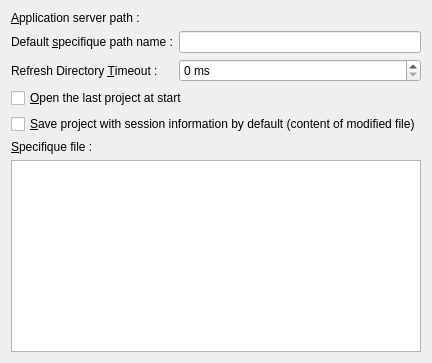
     <widget class="QWidget" name="m_project" >
      <layout class="QVBoxLayout" name="verticalLayout" >
       <item>
        <layout class="QFormLayout" name="formLayout_2" >
         <item row="0" column="0" >
          <widget class="QLabel" name="label_2" >
           <property name="text" >
            <string>&amp;Application server path :</string>
           </property>
           <property name="buddy" >
            <cstring>m_projectPathLineEdit</cstring>
           </property>
          </widget>
         </item>
         <item row="0" column="1" >
          <widget class="DirectoryEditWidget" native="1" name="m_projectPathLineEdit" >
           <property name="focusPolicy" >
            <enum>Qt::TabFocus</enum>
           </property>
           <property name="whatsThis" >
            <string>&lt;p>This the path where the save dialog must be opened when you create a new project.&lt;/p>
&lt;p>&lt;i>As the author set the project path to the Application Server path, this path is now the project path. You can safely use another path, but in &lt;i>New Project Wizard&lt;/i>, the Application Server path would be wrong.&lt;/i>&lt;/p></string>
           </property>
          </widget>
         </item>
         <item row="1" column="0" >
          <widget class="QLabel" name="label_11" >
           <property name="text" >
            <string>Default &amp;specifique path name :</string>
           </property>
           <property name="buddy" >
            <cstring>m_lineEditDefaultProjectPathName</cstring>
           </property>
          </widget>
         </item>
         <item row="1" column="1" >
          <widget class="QLineEdit" name="m_lineEditDefaultProjectPathName" >
           <property name="whatsThis" >
            <string>&lt;p>This is the path where derivated files are stored in derivated project mode.&lt;/p>
&lt;p>&lt;i>In &lt;b>Generix&lt;/b>, this is a sub-directory of langue/fra/nav/&lt;/i>&lt;/p></string>
           </property>
          </widget>
         </item>
         <item row="2" column="0" >
          <widget class="QLabel" name="label_20" >
           <property name="text" >
            <string>Refresh Directory &amp;Timeout :</string>
           </property>
           <property name="buddy" >
            <cstring>m_refreshProjectTimoutSpinBox</cstring>
           </property>
          </widget>
         </item>
         <item row="2" column="1" >
          <widget class="QSpinBox" name="m_refreshProjectTimoutSpinBox" >
           <property name="whatsThis" >
            <string>Timeout before the directory view is reloaded with your filter.</string>
           </property>
           <property name="suffix" >
            <string> ms</string>
           </property>
           <property name="minimum" >
            <number>0</number>
           </property>
           <property name="maximum" >
            <number>10000</number>
           </property>
           <property name="singleStep" >
            <number>10</number>
           </property>
          </widget>
         </item>
        </layout>
       </item>
       <item>
        <widget class="QCheckBox" name="m_openLastProjectCheckBox" >
         <property name="whatsThis" >
          <string>Open the last opened project (&lt;i>if any, it's the opened project when &lt;b>XINX&lt;/b> is closed&lt;/i>), when &lt;b>XINX&lt;/b> is started.</string>
         </property>
         <property name="text" >
          <string>&amp;Open the last project at start</string>
         </property>
        </widget>
       </item>
       <item>
        <widget class="QCheckBox" name="m_saveSessionCheckBox" >
         <property name="whatsThis" >
          <string>&lt;p>This define the default way to close the project.&lt;/p>
&lt;p>If checked, when the project, or the application is closed informations about unsaved files are stored in a session file.&lt;/p>
&lt;p>Else, the XINX ask the user about unsaved file.&lt;/p>
&lt;p/>
&lt;p>&lt;i>In case of crash &lt;b>XINX&lt;/b> save the project in session mode automatically.&lt;/i>&lt;/p></string>
         </property>
         <property name="text" >
          <string>&amp;Save project with session information by default (content of modified file)</string>
         </property>
        </widget>
       </item>
       <item>
        <widget class="QLabel" name="label_16" >
         <property name="text" >
          <string>&amp;Specifique file :</string>
         </property>
         <property name="buddy" >
          <cstring>m_specifiqueTableView</cstring>
         </property>
        </widget>
       </item>
       <item>
        <widget class="QTableView" name="m_specifiqueTableView" >
         <property name="whatsThis" >
          <string>For each type of files, you can choose a sub-directory of the default specifique path name (ie. &lt;i>langue/fra/nav/projet/js&lt;/i>). You can choose if the type of file can be Specifique or not. If not, the sub-directory is ignored.</string>
         </property>
        </widget>
       </item>
      </layout>
     </widget>
